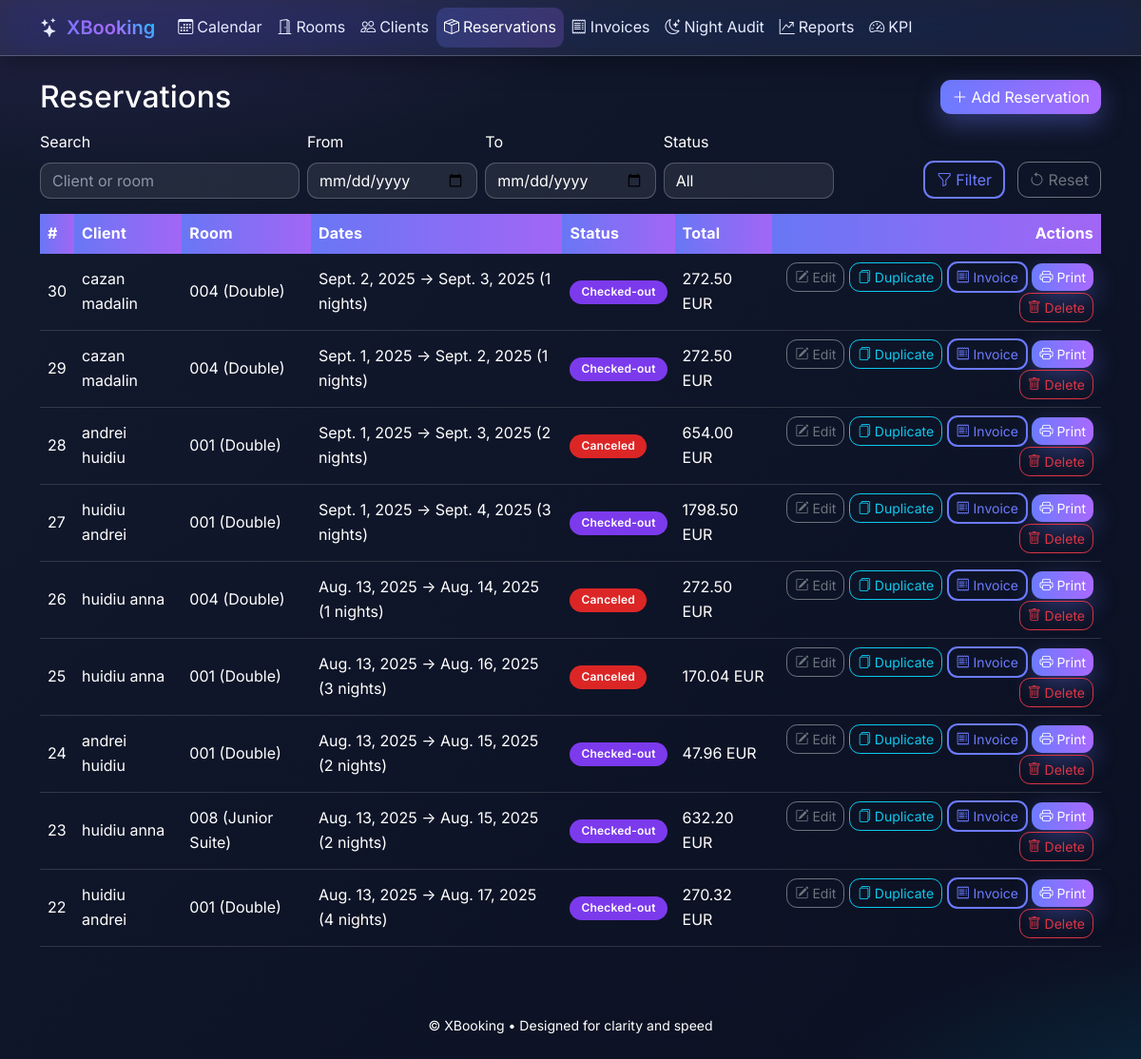
/reservations/, run on an earlier commit of the app's database.
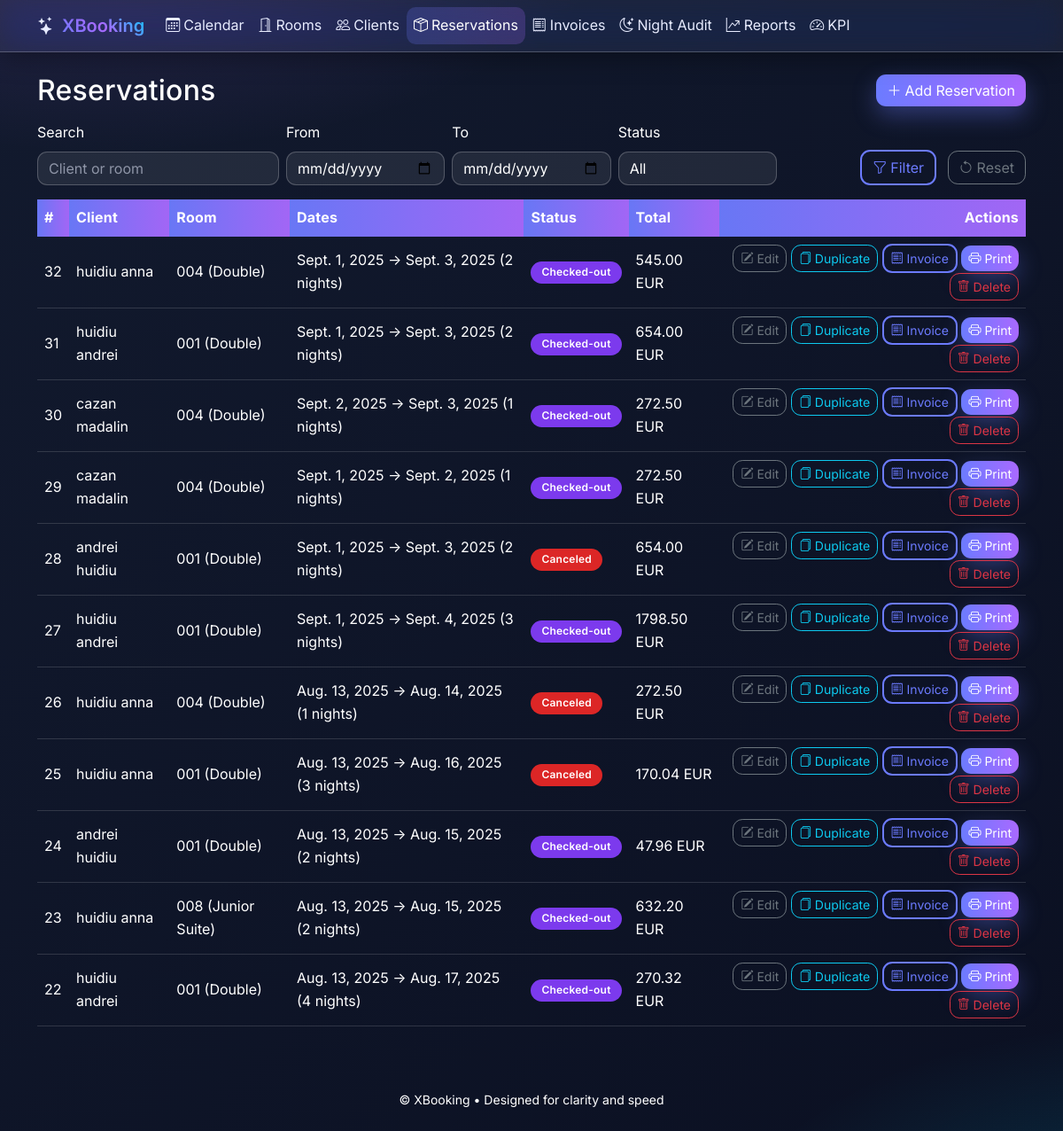
And on a later commit of the database.
### hotellapp/models.py (models this page shows, shortened)
class Reservation(models.Model):
    class Status(models.TextChoices):
        BOOKED = "booked", "Booked"
        CHECKED_IN = "checked_in", "Checked-in"
        CHECKED_OUT = "checked_out", "Checked-out"
        CANCELED = "canceled", "Canceled"
    client = models.ForeignKey(Client, on_delete=models.CASCADE, related_name="reservations")
    room = models.ForeignKey(Room, on_delete=models.PROTECT, related_name="reservations")
    check_in = models.DateField()
    check_out = models.DateField()
    status = models.CharField(max_length=20, choices=Status.choices, default=Status.BOOKED)
    breakfast_included = models.BooleanField(default=False)
    breakfast_price = models.DecimalField(max_digits=8, decimal_places=2, default=Decimal("0.00"))
    created_at = models.DateTimeField(auto_now_add=True)
    updated_at = models.DateTimeField(auto_now=True)
    class Meta:
        constraints = [
            models.CheckConstraint(name="check_in_before_check_out", check=Q(check_in__lt=F("check_out"))),
        ]
        ordering = ["-created_at"]
    @property
    def nights(self) -> int:
        return max(0, (self.check_out - self.check_in).days)

class Client(models.Model):
    class BillingType(models.TextChoices):
        INDIVIDUAL = "individual", "Individual"
        COMPANY = "company", "Company"
    first_name = models.CharField(max_length=100)
    last_name = models.CharField(max_length=100)
    email = models.EmailField(blank=True, null=True)
    phone = models.CharField(max_length=30, blank=True, null=True)
    billing_type = models.CharField(max_length=20, choices=BillingType.choices, default=BillingType.INDIVIDUAL)
    company_name = models.CharField(max_length=255, blank=True, null=True)
    company_tax_id = models.CharField("Tax ID (CUI/CIF)", max_length=50, blank=True, null=True)
    company_vat_payer = models.BooleanField(default=False)
    address = models.CharField(max_length=255, blank=True, null=True)
    city = models.CharField(max_length=100, blank=True, null=True)
    country = models.CharField(max_length=100, blank=True, null=True)
    date_of_birth = models.DateField(blank=True, null=True)
    document_id = models.CharField("ID/Passport", max_length=50, blank=True, null=True)
    notes = models.TextField(blank=True, null=True)
    def __str__(self) -> str:  # pragma: no cover
        return f"{self.first_name} {self.last_name}".strip()

class Room(models.Model):
    class Type(models.TextChoices):
        SINGLE = "single", "Single"
        DOUBLE = "double", "Double"
        TWIN = "twin", "Twin"
        SUITE = "suite", "Suite"
        APARTMENT = "apartment", "Serviced Apartment"
        JUNIOR_SUITE = "junior_suite", "Junior Suite"
    class Status(models.TextChoices):
        AVAILABLE = "available", "Available"
        OCCUPIED = "occupied", "Occupied"
        CLEANING = "cleaning", "Cleaning"
    number = models.CharField(max_length=10, unique=True)
    type = models.CharField(max_length=20, choices=Type.choices, default=Type.DOUBLE)
    price_per_night = models.DecimalField(max_digits=8, decimal_places=2, default=Decimal("0.00"))
    status = models.CharField(max_length=15, choices=Status.choices, default=Status.AVAILABLE)

class Invoice(models.Model):
    class PaymentMethod(models.TextChoices):
        CASH = "cash", "Cash"
        CARD = "card", "Card"
        TRANSFER = "transfer", "Bank Transfer"
    reservation = models.OneToOneField(Reservation, on_delete=models.CASCADE, related_name="invoice")
    client = models.ForeignKey(Client, on_delete=models.PROTECT, related_name="invoices")
    series = models.CharField(max_length=10, default="XB")
    number = models.PositiveIntegerField(blank=True, null=True)
    issue_date = models.DateTimeField(auto_now_add=True)
    due_date = models.DateField(blank=True, null=True)
    payment_method = models.CharField(max_length=20, choices=PaymentMethod.choices, default=PaymentMethod.CASH)
    billing_name = models.CharField(max_length=255, blank=True, null=True)
    billing_tax_id = models.CharField(max_length=50, blank=True, null=True)
    billing_address = models.CharField(max_length=255, blank=True, null=True)
    locked = models.BooleanField(default=False)
    total = models.DecimalField(max_digits=10, decimal_places=2, default=Decimal("0.00"))
    currency = models.CharField(max_length=3, default="EUR")
    notes = models.TextField(blank=True, null=True)
    class Meta:
        ordering = ["-issue_date"]
        constraints = [
            models.UniqueConstraint(fields=["series", "number"], name="uniq_invoice_series_number"),
        ]

### hotellapp/views.py (the view)
# urls.py: path("reservations/", ReservationListView.as_view(), name="reservation_list"),
class ReservationListView(ListView):
    model = Reservation
    template_name = "hotellapp/reservation_list.html"
    context_object_name = "reservations"
    paginate_by = 25
    def get_queryset(self):
        qs = super().get_queryset().select_related("client", "room")
        q = self.request.GET.get("q", "").strip()
        status = self.request.GET.get("status")
        start = self.request.GET.get("start")
        end = self.request.GET.get("end")
        if q:
            qs = qs.filter(
                models.Q(client__first_name__icontains=q)
                | models.Q(client__last_name__icontains=q)
                | models.Q(room__number__icontains=q)
            )
        if status:
            qs = qs.filter(status=status)
        if start:
            try:
                qs = qs.filter(check_out__gte=date.fromisoformat(start))
            except ValueError:
                pass
        if end:
            try:
                qs = qs.filter(check_in__lte=date.fromisoformat(end))
            except ValueError:
                pass
        return qs
    def get_context_data(self, **kwargs):
        ctx = super().get_context_data(**kwargs)
        ctx["filter"] = {
            "q": self.request.GET.get("q", ""),
            "status": self.request.GET.get("status", ""),
            "start": self.request.GET.get("start", ""),
            "end": self.request.GET.get("end", ""),
        }
        return ctx

### templates/hotellapp/reservation_list.html (shortened to what this page needs)
{% extends "hotellapp/base.html" %}
{% block content %}
<div class="d-flex justify-content-between align-items-center mb-3">
  <h2 class="mb-0">Reservations</h2>
  <a class="btn btn-primary" href="{% url 'reservation_add' %}"><i class="bi bi-plus-lg me-1"></i>Add Reservation</a>
</div>
<form method="get" class="row g-2 align-items-end mb-3">
  <div class="col-md-3">
    <label class="form-label">Search</label>
    <input type="text" name="q" class="form-control" value="{{ filter.q }}" placeholder="Client or room">
  </div>
  <div class="col-md-2">
    <label class="form-label">From</label>
    <input type="date" name="start" class="form-control" value="{{ filter.start }}">
  </div>
  <div class="col-md-2">
    <label class="form-label">To</label>
    <input type="date" name="end" class="form-control" value="{{ filter.end }}">
  </div>
  <div class="col-md-2">
    <label class="form-label">Status</label>
    <select name="status" class="form-select">
      <option value="">All</option>
    </select>
  </div>
  <div class="col-md-3 text-md-end">
    <button class="btn btn-outline-primary me-2"><i class="bi bi-funnel me-1"></i>Filter</button>
    <a class="btn btn-outline-secondary" href="{% url 'reservation_list' %}"><i class="bi bi-arrow-counterclockwise me-1"></i>Reset</a>
  </div>
</form>
<table class="table table-hover align-middle table-modern">
  <thead class="table-light">
    <tr>
      <th>#</th>
      <th>Client</th>
      <th>Room</th>
      <th>Dates</th>
      <th>Status</th>
      <th>Total</th>
      <th class="text-end">Actions</th>
    </tr>
  </thead>
  <tbody>
    {% for r in reservations %}
      <tr>
        <td>{{ r.id }}</td>
        <td>{{ r.client }}</td>
        <td>{{ r.room.number }} ({{ r.room.get_type_display }})</td>
        <td>{{ r.check_in }} → {{ r.check_out }} ({{ r.nights }} nights)</td>
        <td><span class="badge status-badge status-{{ r.status }}">{{ r.get_status_display }}</span></td>
        <td>
          {% if r.invoice %}{{ r.invoice.total }} {{ r.invoice.currency }}{% else %}—{% endif %}
        </td>
        <td class="text-end">
          <a class="btn btn-sm btn-outline-secondary" href="{% url 'reservation_edit' r.pk %}"><i class="bi bi-pencil-square"></i> Edit</a>
          <a class="btn btn-sm btn-outline-info" href="{% url 'reservation_add' %}?client={{ r.client.pk }}&room={{ r.room.pk }}&check_in={{ r.check_in|date:'Y-m-d' }}&check_out={{ r.check_out|date:'Y-m-d' }}"><i class="bi bi-files"></i> Duplicate</a>
          {% if r.invoice %}
            <a class="btn btn-sm btn-outline-primary" href="{% url 'invoice_detail' r.invoice.pk %}"><i class="bi bi-receipt"></i> Invoice</a>
            <a class="btn btn-sm btn-primary" href="{% url 'invoice_print' r.invoice.pk %}" target="_blank"><i class="bi bi-printer"></i> Print</a>
          {% endif %}
          <a class="btn btn-sm btn-outline-danger" href="{% url 'reservation_delete' r.pk %}"><i class="bi bi-trash"></i> Delete</a>
        </td>
      </tr>
    {% empty %}
      <tr><td colspan="7" class="text-center text-muted">No reservations yet.</td></tr>
    {% endfor %}
  </tbody>
</table>
{% endblock %}

### templates/hotellapp/base.html (shortened to what this page needs)
{% load static %}
<!doctype html>
<html lang="en">
<head>
  <link href="https://cdn.jsdelivr.net/npm/bootstrap@5.3.3/dist/css/bootstrap.min.css" rel="stylesheet">
  <link href="https://cdn.jsdelivr.net/npm/bootstrap-icons@1.11.3/font/bootstrap-icons.min.css" rel="stylesheet">
  <link href="{% static 'css/app.css' %}?v=20250813" rel="stylesheet">
  <link href="{% static 'css/theme_modern.css' %}?v=20250901" rel="stylesheet">
</head>
<body>
  <header class="mb-4">
    <nav class="navbar navbar-expand-lg navbar-glass">
      <div class="container">
        <a class="navbar-brand fw-semibold d-flex align-items-center" href="/">
          <i class="bi bi-stars me-2"></i>
          <span class="brand-gradient">XBooking</span>
        </a>
        <div class="collapse navbar-collapse" id="mainNav">
          {% with current=request.resolver_match.url_name %}
          <ul class="navbar-nav me-auto mb-2 mb-lg-0">
            <li class="nav-item"><a class="nav-link {% if current == 'calendar' %}active{% endif %}" href="{% url 'calendar' %}"><i class="bi bi-calendar3 me-1"></i>Calendar</a></li>
            <li class="nav-item"><a class="nav-link {% if current in 'room_list room_add room_edit' %}active{% endif %}" href="{% url 'room_list' %}"><i class="bi bi-door-open me-1"></i>Rooms</a></li>
            <li class="nav-item"><a class="nav-link {% if current in 'client_list client_add client_edit' %}active{% endif %}" href="{% url 'client_list' %}"><i class="bi bi-people me-1"></i>Clients</a></li>
            <li class="nav-item"><a class="nav-link {% if current in 'reservation_list reservation_add reservation_edit' %}active{% endif %}" href="{% url 'reservation_list' %}"><i class="bi bi-box-seam me-1"></i>Reservations</a></li>
            <li class="nav-item"><a class="nav-link {% if current in 'invoice_list invoice_detail' %}active{% endif %}" href="{% url 'invoice_list' %}"><i class="bi bi-receipt me-1"></i>Invoices</a></li>
            <li class="nav-item"><a class="nav-link {% if current in 'night_audit night_audit_list night_audit_detail' %}active{% endif %}" href="{% url 'night_audit' %}"><i class="bi bi-moon-stars me-1"></i>Night Audit</a></li>
            <li class="nav-item"><a class="nav-link " href="{% url 'reports_dashboard' %}"><i class="bi bi-graph-up-arrow me-1"></i>Reports</a></li>
            <li class="nav-item"><a class="nav-link {% if current == 'report_kpi' %}active{% endif %}" href="{% url 'report_kpi' %}"><i class="bi bi-speedometer2 me-1"></i>KPI</a></li>
          </ul>
          {% endwith %}
        </div>
      </div>
    </nav>
  </header>
  <main class="container">
    {% block content %}{% endblock %}
  </main>
  <footer class="mt-5 py-4 text-center text-muted small">
    <div class="container">
      <span>&copy; {{ now|default:None|date:"Y" }} XBooking • Designed for clarity and speed</span>
    </div>
  </footer>
</body>
</html>

### static/css/app.css (style rules this page uses)
:root { --brand-primary: #5b6cff; --brand-secondary: #9b5de5; --brand-accent: #00d4ff; --brand-success: #22c55e; --brand-danger: #ef4444; --brand-warning: #f59e0b; --bg-900: #0f172a; --bg-800: #1e293b; --text-100: #ffffff; --text-300: #1e50af; --text-muted: #000000; --status-booked: var(--brand-primary); --status-checked-in: #16a34a; --status-checked-out: #7c3aed; --status-canceled: #dc2626; --room-available: #14b8a6; --room-occupied: #f97316; --room-cleaning: #facc15; --surface: rgba(255,255,255,0.06); --surface-strong: rgba(255,255,255,0.10); --border: rgba(255,255,255,0.15); --space-1: .25rem; --space-2: .5rem; --space-3: .75rem; --space-4: 1rem; --space-6: 1.5rem; --space-8: 2rem; }
html, body { height: 100%; }
body { font-family: "Inter", system-ui, -apple-system, "Segoe UI", Roboto, "Helvetica Neue", Arial, "Noto Sans", sans-serif; line-height: 1.6; background: radial-gradient(1200px 600px at 0% 0%, rgba(155,93,229,0.14), transparent 50%), radial-gradient(1200px 600px at 100% 100%, rgba(0,212,255,0.14), transparent 50%), linear-gradient(135deg, var(--bg-800), var(--bg-900)); color: var(--text-100); }
p, li, dt, dd, label, td, th, small, span, .form-label { color: var(--text-100); }
h1, h2, h3, h4, h5 { letter-spacing: .2px; margin-bottom: var(--space-4); color: var(--text-100); }
.text-muted { color: var(--text-muted) !important; }
.brand-gradient { background: linear-gradient(45deg, var(--brand-primary), var(--brand-secondary), var(--brand-accent)); -webkit-background-clip: text; background-clip: text; color: transparent; }
.navbar-glass { background: rgba(255, 255, 255, 0.07) !important; backdrop-filter: blur(12px) saturate(180%); border-bottom: 1px solid var(--border); box-shadow: 0 4px 24px rgba(0, 0, 0, 0.25); }
.navbar-glass .navbar-brand, .navbar-glass .nav-link { color: var(--text-100) !important; }
.navbar-glass .nav-link { border-radius: .5rem; padding: .45rem .75rem; transition: background .25s ease, color .25s ease, transform .15s ease; }
.navbar-glass .nav-link.active { background: rgba(91,108,255,0.18); color: var(--brand-primary) !important; }
.btn { border-radius: .7rem; }
.btn-primary { background: linear-gradient(90deg, var(--brand-primary), var(--brand-secondary)); border: 0; box-shadow: 0 8px 20px rgba(91,108,255,0.25); transition: all .25s ease; color: #fff; }
.btn-outline-primary { border: 2px solid var(--brand-primary); color: var(--brand-primary); background: transparent; transition: all .25s ease; }
.table, .table tbody, .table tr, .table td, .table th { color: var(--text-100) !important; background-color: transparent; }
.table thead th { background: linear-gradient(90deg, rgba(91,108,255,.9), rgba(155,93,229,.9)); color: #fff !important; border: 0; }
.table-modern tbody tr { transition: background .2s ease; }
.table > :not(caption) > * > * { border-color: rgba(255,255,255,0.15); }
.table-light, .table-light > * > tr > th, .table-light > * > tr > td { background-color: rgba(255,255,255,0.08) !important; color: var(--text-100) !important; border-color: rgba(255,255,255,0.15) !important; }
.form-label { color: var(--text-100); }
.form-control, .form-select, .form-control:disabled, .form-select:disabled { background: rgba(255,255,255,0.06); border: 1px solid var(--border); color: var(--text-100); border-radius: .7rem; }
.form-control::placeholder { color: var(--text-muted); opacity: 1; }
.badge.status-badge { font-weight: 600; border-radius: 999px; padding: .4rem .75rem; letter-spacing: .2px; color: #fff; }
.status-badge.status-checked_out { background: var(--status-checked-out); }
.status-badge.status-canceled { background: var(--status-canceled); }
footer { color: var(--text-muted); }

What changed in the data, as far as the page shows it:
added Reservation: id "32", client "huidiu anna", room.number "004", room.type "Double", check_in "Sept. 1, 2025", check_out "Sept. 3, 2025", nights "2", status "Checked-out", invoice.total "545.00", invoice.currency "EUR", shows "Invoice"
added Reservation: id "31", client "huidiu andrei", room.number "001", room.type "Double", check_in "Sept. 1, 2025", check_out "Sept. 3, 2025", nights "2", status "Checked-out", invoice.total "654.00", invoice.currency "EUR", shows "Invoice"
